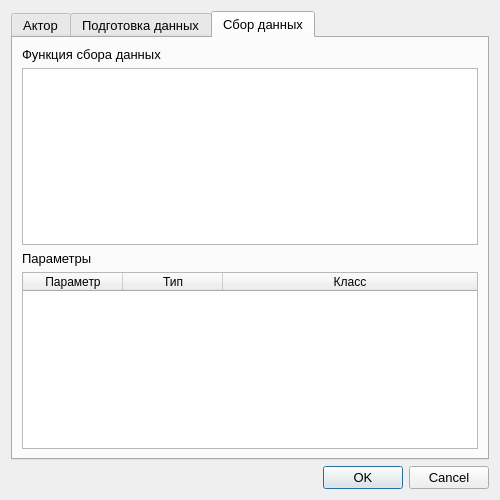
<?xml version="1.0" encoding="UTF-8"?>
<ui version="4.0">
 <class>MultiProcTopPropertyDialog</class>
 <widget class="QDialog" name="MultiProcTopPropertyDialog">
  <property name="geometry">
   <rect>
    <x>0</x>
    <y>0</y>
    <width>500</width>
    <height>500</height>
   </rect>
  </property>
  <property name="minimumSize">
   <size>
    <width>0</width>
    <height>0</height>
   </size>
  </property>
  <property name="maximumSize">
   <size>
    <width>16777215</width>
    <height>16777215</height>
   </size>
  </property>
  <property name="font">
   <font>
    <pointsize>10</pointsize>
   </font>
  </property>
  <property name="windowTitle">
   <string>Свойства многопоточной вершины</string>
  </property>
  <property name="windowIcon">
   <iconset resource="../../resources.qrc">
    <normaloff>:/images/G.png</normaloff>:/images/G.png</iconset>
  </property>
  <layout class="QVBoxLayout" name="verticalLayout_5">
   <item>
    <widget class="QTabWidget" name="tabWidget">
     <property name="enabled">
      <bool>true</bool>
     </property>
     <property name="palette">
      <palette>
       <active>
        <colorrole role="Base">
         <brush brushstyle="SolidPattern">
          <color alpha="255">
           <red>255</red>
           <green>255</green>
           <blue>255</blue>
          </color>
         </brush>
        </colorrole>
        <colorrole role="NoRole">
         <brush brushstyle="SolidPattern">
          <color alpha="255">
           <red>255</red>
           <green>255</green>
           <blue>255</blue>
          </color>
         </brush>
        </colorrole>
       </active>
       <inactive>
        <colorrole role="Base">
         <brush brushstyle="SolidPattern">
          <color alpha="255">
           <red>255</red>
           <green>255</green>
           <blue>255</blue>
          </color>
         </brush>
        </colorrole>
        <colorrole role="NoRole">
         <brush brushstyle="SolidPattern">
          <color alpha="255">
           <red>255</red>
           <green>255</green>
           <blue>255</blue>
          </color>
         </brush>
        </colorrole>
       </inactive>
       <disabled>
        <colorrole role="Base">
         <brush brushstyle="SolidPattern">
          <color alpha="255">
           <red>240</red>
           <green>240</green>
           <blue>240</blue>
          </color>
         </brush>
        </colorrole>
        <colorrole role="NoRole">
         <brush brushstyle="SolidPattern">
          <color alpha="255">
           <red>255</red>
           <green>255</green>
           <blue>255</blue>
          </color>
         </brush>
        </colorrole>
       </disabled>
      </palette>
     </property>
     <property name="styleSheet">
      <string notr="true"/>
     </property>
     <property name="tabPosition">
      <enum>QTabWidget::North</enum>
     </property>
     <property name="tabShape">
      <enum>QTabWidget::Rounded</enum>
     </property>
     <property name="currentIndex">
      <number>2</number>
     </property>
     <property name="elideMode">
      <enum>Qt::ElideNone</enum>
     </property>
     <property name="documentMode">
      <bool>false</bool>
     </property>
     <property name="tabsClosable">
      <bool>false</bool>
     </property>
     <widget class="QWidget" name="tab">
      <attribute name="title">
       <string>Актор</string>
      </attribute>
      <layout class="QVBoxLayout" name="verticalLayout_8">
       <item>
        <layout class="QGridLayout" name="gridLayout" rowstretch="50,50">
         <item row="0" column="0">
          <layout class="QVBoxLayout" name="verticalLayout">
           <item>
            <widget class="QLabel" name="label">
             <property name="text">
              <string>Имя объекта</string>
             </property>
            </widget>
           </item>
           <item>
            <widget class="QListWidget" name="actorsListWidget"/>
           </item>
          </layout>
         </item>
         <item row="1" column="0">
          <layout class="QVBoxLayout" name="verticalLayout_2">
           <item>
            <widget class="QLabel" name="label_2">
             <property name="sizePolicy">
              <sizepolicy hsizetype="Preferred" vsizetype="Fixed">
               <horstretch>0</horstretch>
               <verstretch>0</verstretch>
              </sizepolicy>
             </property>
             <property name="text">
              <string>Описание</string>
             </property>
            </widget>
           </item>
           <item>
            <widget class="QLabel" name="descriptionLbl">
             <property name="sizePolicy">
              <sizepolicy hsizetype="Expanding" vsizetype="Expanding">
               <horstretch>0</horstretch>
               <verstretch>0</verstretch>
              </sizepolicy>
             </property>
             <property name="frameShape">
              <enum>QFrame::Box</enum>
             </property>
             <property name="text">
              <string/>
             </property>
             <property name="textFormat">
              <enum>Qt::PlainText</enum>
             </property>
             <property name="alignment">
              <set>Qt::AlignLeading|Qt::AlignLeft|Qt::AlignTop</set>
             </property>
             <property name="wordWrap">
              <bool>true</bool>
             </property>
             <property name="textInteractionFlags">
              <set>Qt::NoTextInteraction</set>
             </property>
            </widget>
           </item>
          </layout>
         </item>
        </layout>
       </item>
       <item>
        <layout class="QHBoxLayout" name="horizontalLayout_2">
         <item>
          <widget class="QLabel" name="procCountLbl">
           <property name="text">
            <string>Число потоков</string>
           </property>
           <property name="alignment">
            <set>Qt::AlignRight|Qt::AlignTrailing|Qt::AlignVCenter</set>
           </property>
          </widget>
         </item>
         <item>
          <widget class="QSpinBox" name="procCountSpnBox">
           <property name="minimum">
            <number>2</number>
           </property>
           <property name="maximum">
            <number>100</number>
           </property>
           <property name="singleStep">
            <number>1</number>
           </property>
          </widget>
         </item>
         <item>
          <spacer name="horizontalSpacer">
           <property name="orientation">
            <enum>Qt::Horizontal</enum>
           </property>
           <property name="sizeHint" stdset="0">
            <size>
             <width>40</width>
             <height>20</height>
            </size>
           </property>
          </spacer>
         </item>
        </layout>
       </item>
      </layout>
     </widget>
     <widget class="QWidget" name="tab_2">
      <property name="enabled">
       <bool>true</bool>
      </property>
      <attribute name="title">
       <string>Подготовка данных</string>
      </attribute>
      <layout class="QVBoxLayout" name="verticalLayout_10">
       <item>
        <layout class="QVBoxLayout" name="verticalLayout_3">
         <item>
          <widget class="QLabel" name="prepareDataLbl">
           <property name="text">
            <string>Функция подготовки данных</string>
           </property>
          </widget>
         </item>
         <item>
          <widget class="QCodeEditor" name="prepareDataEdt">
           <property name="maximumBlockCount">
            <number>0</number>
           </property>
          </widget>
         </item>
        </layout>
       </item>
       <item>
        <layout class="QVBoxLayout" name="verticalLayout_4">
         <item>
          <widget class="QLabel" name="paramsPrepDataLbl">
           <property name="text">
            <string>Параметры</string>
           </property>
          </widget>
         </item>
         <item>
          <widget class="QTableWidget" name="paramsPrepDataTable">
           <property name="editTriggers">
            <set>QAbstractItemView::NoEditTriggers</set>
           </property>
           <property name="showDropIndicator" stdset="0">
            <bool>false</bool>
           </property>
           <property name="dragDropOverwriteMode">
            <bool>false</bool>
           </property>
           <property name="selectionMode">
            <enum>QAbstractItemView::SingleSelection</enum>
           </property>
           <property name="selectionBehavior">
            <enum>QAbstractItemView::SelectRows</enum>
           </property>
           <property name="cornerButtonEnabled">
            <bool>false</bool>
           </property>
           <attribute name="horizontalHeaderCascadingSectionResizes">
            <bool>true</bool>
           </attribute>
           <attribute name="horizontalHeaderDefaultSectionSize">
            <number>100</number>
           </attribute>
           <attribute name="horizontalHeaderMinimumSectionSize">
            <number>100</number>
           </attribute>
           <attribute name="horizontalHeaderStretchLastSection">
            <bool>true</bool>
           </attribute>
           <attribute name="verticalHeaderDefaultSectionSize">
            <number>22</number>
           </attribute>
           <column>
            <property name="text">
             <string>Параметр</string>
            </property>
           </column>
           <column>
            <property name="text">
             <string>Тип</string>
            </property>
           </column>
           <column>
            <property name="text">
             <string>Класс</string>
            </property>
           </column>
          </widget>
         </item>
        </layout>
       </item>
      </layout>
     </widget>
     <widget class="QWidget" name="tab_3">
      <property name="enabled">
       <bool>true</bool>
      </property>
      <attribute name="title">
       <string>Сбор данных</string>
      </attribute>
      <layout class="QVBoxLayout" name="verticalLayout_12">
       <item>
        <layout class="QVBoxLayout" name="verticalLayout_7">
         <item>
          <widget class="QLabel" name="collectDataLbl">
           <property name="text">
            <string>Функция сбора данных</string>
           </property>
          </widget>
         </item>
         <item>
          <widget class="QCodeEditor" name="collectDataEdt">
           <property name="maximumBlockCount">
            <number>0</number>
           </property>
          </widget>
         </item>
        </layout>
       </item>
       <item>
        <layout class="QVBoxLayout" name="verticalLayout_6">
         <item>
          <widget class="QLabel" name="paramsCollDataLbl">
           <property name="text">
            <string>Параметры</string>
           </property>
          </widget>
         </item>
         <item>
          <widget class="QTableWidget" name="paramsCollDataTable">
           <property name="editTriggers">
            <set>QAbstractItemView::NoEditTriggers</set>
           </property>
           <property name="showDropIndicator" stdset="0">
            <bool>false</bool>
           </property>
           <property name="dragDropOverwriteMode">
            <bool>false</bool>
           </property>
           <property name="selectionMode">
            <enum>QAbstractItemView::SingleSelection</enum>
           </property>
           <property name="selectionBehavior">
            <enum>QAbstractItemView::SelectRows</enum>
           </property>
           <property name="cornerButtonEnabled">
            <bool>false</bool>
           </property>
           <attribute name="horizontalHeaderCascadingSectionResizes">
            <bool>true</bool>
           </attribute>
           <attribute name="horizontalHeaderDefaultSectionSize">
            <number>100</number>
           </attribute>
           <attribute name="horizontalHeaderMinimumSectionSize">
            <number>100</number>
           </attribute>
           <attribute name="horizontalHeaderStretchLastSection">
            <bool>true</bool>
           </attribute>
           <attribute name="verticalHeaderDefaultSectionSize">
            <number>22</number>
           </attribute>
           <column>
            <property name="text">
             <string>Параметр</string>
            </property>
           </column>
           <column>
            <property name="text">
             <string>Тип</string>
            </property>
           </column>
           <column>
            <property name="text">
             <string>Класс</string>
            </property>
           </column>
          </widget>
         </item>
        </layout>
       </item>
      </layout>
     </widget>
    </widget>
   </item>
   <item>
    <widget class="QDialogButtonBox" name="buttonBox">
     <property name="orientation">
      <enum>Qt::Horizontal</enum>
     </property>
     <property name="standardButtons">
      <set>QDialogButtonBox::Cancel|QDialogButtonBox::Ok</set>
     </property>
    </widget>
   </item>
  </layout>
 </widget>
 <customwidgets>
  <customwidget>
   <class>QCodeEditor</class>
   <extends>QPlainTextEdit</extends>
   <header>../../src/editor/qcodeeditor.h</header>
  </customwidget>
 </customwidgets>
 <tabstops>
  <tabstop>tabWidget</tabstop>
  <tabstop>actorsListWidget</tabstop>
  <tabstop>procCountSpnBox</tabstop>
  <tabstop>prepareDataEdt</tabstop>
  <tabstop>paramsPrepDataTable</tabstop>
  <tabstop>collectDataEdt</tabstop>
  <tabstop>paramsCollDataTable</tabstop>
  <tabstop>buttonBox</tabstop>
 </tabstops>
 <resources>
  <include location="../../resources.qrc"/>
 </resources>
 <connections>
  <connection>
   <sender>buttonBox</sender>
   <signal>accepted()</signal>
   <receiver>MultiProcTopPropertyDialog</receiver>
   <slot>accept()</slot>
   <hints>
    <hint type="sourcelabel">
     <x>385</x>
     <y>224</y>
    </hint>
    <hint type="destinationlabel">
     <x>157</x>
     <y>243</y>
    </hint>
   </hints>
  </connection>
  <connection>
   <sender>buttonBox</sender>
   <signal>rejected()</signal>
   <receiver>MultiProcTopPropertyDialog</receiver>
   <slot>reject()</slot>
   <hints>
    <hint type="sourcelabel">
     <x>385</x>
     <y>230</y>
    </hint>
    <hint type="destinationlabel">
     <x>286</x>
     <y>243</y>
    </hint>
   </hints>
  </connection>
 </connections>
</ui>
